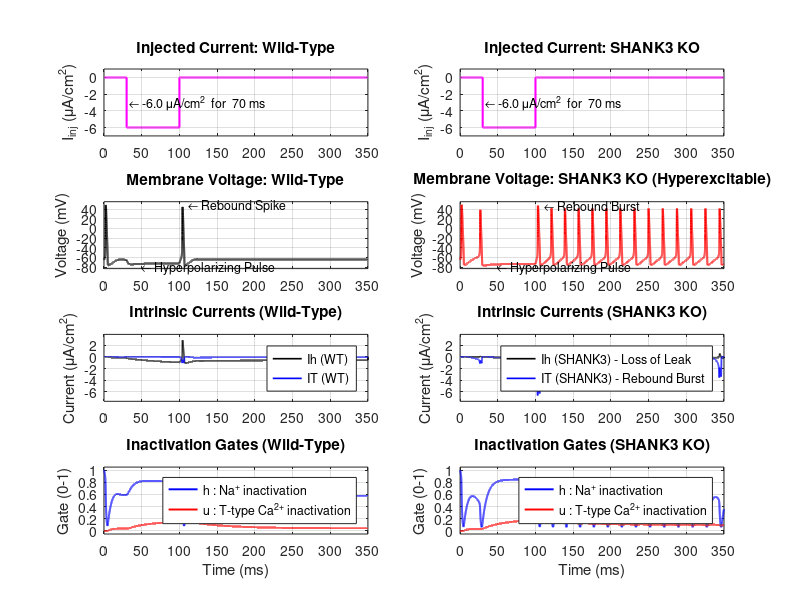

MATLAB code to generate this figure:
% =========================================================================
% Biophysical Simulation of SHANK3 Deficiency in a Cortical Neuron
% Model: Single-compartment Hodgkin-Huxley with intrinsic and synaptic currents
% =========================================================================

clear; clc; close all;

%% 1. Simulation Parameters
dt = 0.01;              % Time step (ms)
T_total = 350;          % Total simulation time (ms)
time = 0:dt:T_total;    % Time vector
N = length(time);       % Number of time steps

%% 2. Biophysical Parameters (WT vs SHANK3)
% Common Reversal Potentials (mV)
E_Na = 50; E_K = -77; E_L = -54.4; E_h = -43; E_Ca = 120;
E_exc = 0; E_inh = -70;

% Membrane Capacitance (uF/cm^2)
% SHANK3 spines are smaller, effectively reducing total local capacitance
Cm_WT = 1.0; 
Cm_SH = 0.8; 

% Leak Conductance (mS/cm^2)
g_L_WT = 0.3; g_L_SH = 0.3;

% -- INTRINSIC CURRENTS --
g_Na_WT = 120;  g_Na_SH = 120; 
g_K_WT = 36;    g_K_SH = 25;    % SHANK3: Reduced K+ for homeostatic excitability
g_h_WT = 0.2;   g_h_SH = 0.04;  % SHANK3: Loss of HCN channel scaffolding
g_T_WT = 0.05;  g_T_SH = 0.25;  % SHANK3: Upregulated T-type Calcium current

% -- SYNAPTIC CURRENTS --
g_AMPA_WT = 0.2;    g_AMPA_SH = 0.08;   % SHANK3: Reduced AMPA density
g_NMDA_WT = 0.1;    g_NMDA_SH = 0.04;   % SHANK3: Reduced NMDA density
tau_NMDA_WT = 50;   tau_NMDA_SH = 80;   % SHANK3: GluN2B shift (slower decay)
tau_AMPA = 2; 

%% 3. Stimulation Protocol
% We apply a hyperpolarizing pulse to observe input resistance and Ih,
% followed by a burst of excitatory synaptic inputs.
I_inj = zeros(1, N);
% Deeper hyperpolarizing pulse: it must be strong enough to de-inactivate
% the Na+ (h) and T-type Ca2+ (u) channels so the Wild-Type neuron fires a
% post-inhibitory REBOUND spike when the pulse is released at 100 ms.
I_inj(time > 30 & time < 100) = -6.0; % Hyperpolarizing pulse

% Excitatory synaptic inputs disabled for now: this protocol studies only
% the response to the hyperpolarizing pulse (post-inhibitory rebound).
spike_times = []; % (was [150, 160, 170] ms)

%% 4. Initialization Arrays
V_WT = -65 * ones(1, N); V_SH = -65 * ones(1, N);

% Gating variables (m, h, n for HH; r for Ih; u for IT)
m_WT=0; h_WT=1; n_WT=0; r_WT=0; u_WT=0;
m_SH=0; h_SH=1; n_SH=0; r_SH=0; u_SH=0;

% Synaptic gating variables
s_AMPA_WT=0; s_NMDA_WT=0;
s_AMPA_SH=0; s_NMDA_SH=0;

% Arrays to store currents for plotting
I_NMDA_WT_arr = zeros(1,N); I_NMDA_SH_arr = zeros(1,N);
I_T_WT_arr = zeros(1,N);    I_T_SH_arr = zeros(1,N);
I_h_WT_arr = zeros(1,N);    I_h_SH_arr = zeros(1,N);

% Arrays to store inactivation gates (drive the post-inhibitory rebound)
hNa_WT_arr = zeros(1,N); hNa_SH_arr = zeros(1,N); % Na+ inactivation gate h
uT_WT_arr  = zeros(1,N); uT_SH_arr  = zeros(1,N); % T-type Ca2+ inactivation gate u

%% 5. Main Euler Integration Loop
for i = 1:N-1
    
    % --- Current Voltage ---
    v_W = V_WT(i) + 1e-6; % Add eps to avoid divide by zero at specific voltages
    v_S = V_SH(i) + 1e-6;
    
    % --- Synaptic Activation ---
    % Add discrete spikes to synaptic variables
    if any(abs(time(i) - spike_times) < dt)
        s_AMPA_WT = s_AMPA_WT + 0.5; s_NMDA_WT = s_NMDA_WT + 0.5;
        s_AMPA_SH = s_AMPA_SH + 0.5; s_NMDA_SH = s_NMDA_SH + 0.5;
    end
    
    % Synaptic Decay
    s_AMPA_WT = s_AMPA_WT - (s_AMPA_WT / tau_AMPA) * dt;
    s_NMDA_WT = s_NMDA_WT - (s_NMDA_WT / tau_NMDA_WT) * dt;
    s_AMPA_SH = s_AMPA_SH - (s_AMPA_SH / tau_AMPA) * dt;
    s_NMDA_SH = s_NMDA_SH - (s_NMDA_SH / tau_NMDA_SH) * dt;

    % Mg2+ Block (Jahr & Stevens 1990) - Extracellular Mg = 1.0 mM
    B_WT = 1 / (1 + (1.0 / 3.57) * exp(-0.062 * v_W));
    B_SH = 1 / (1 + (1.0 / 3.57) * exp(-0.062 * v_S));
    
    % Synaptic Currents
    I_AMPA_WT = g_AMPA_WT * s_AMPA_WT * (v_W - E_exc);
    I_NMDA_WT = g_NMDA_WT * s_NMDA_WT * B_WT * (v_W - E_exc);
    I_AMPA_SH = g_AMPA_SH * s_AMPA_SH * (v_S - E_exc);
    I_NMDA_SH = g_NMDA_SH * s_NMDA_SH * B_SH * (v_S - E_exc);
    
    % --- WT Kinematics (Na, K, h, T) ---
    am = 0.1*(v_W+40)/(1-exp(-(v_W+40)/10)); bm = 4.0*exp(-(v_W+65)/18);
    ah = 0.07*exp(-(v_W+65)/20);             bh = 1.0/(1+exp(-(v_W+35)/10));
    an = 0.01*(v_W+55)/(1-exp(-(v_W+55)/10)); bn = 0.125*exp(-(v_W+65)/80);
    
    r_inf = 1/(1+exp((v_W+80)/8)); tau_r = 100; % Ih kinetics
    u_inf = 1/(1+exp((v_W+80)/5)); tau_u = 50;  % IT slow inactivation
    s_inf_WT = 1/(1+exp(-(v_W+60)/6));          % IT fast activation
    
    m_WT = m_WT + (am*(1-m_WT) - bm*m_WT)*dt;
    h_WT = h_WT + (ah*(1-h_WT) - bh*h_WT)*dt;
    n_WT = n_WT + (an*(1-n_WT) - bn*n_WT)*dt;
    r_WT = r_WT + ((r_inf - r_WT)/tau_r)*dt;
    u_WT = u_WT + ((u_inf - u_WT)/tau_u)*dt;
    
    % WT Currents
    I_Na_W = g_Na_WT * m_WT^3 * h_WT * (v_W - E_Na);
    I_K_W  = g_K_WT * n_WT^4 * (v_W - E_K);
    I_L_W  = g_L_WT * (v_W - E_L);
    I_h_W  = g_h_WT * r_WT * (v_W - E_h);
    I_T_W  = g_T_WT * s_inf_WT^2 * u_WT * (v_W - E_Ca);
    
    % --- SHANK3 Kinematics (Na, K, h, T) ---
    am_S = 0.1*(v_S+40)/(1-exp(-(v_S+40)/10)); bm_S = 4.0*exp(-(v_S+65)/18);
    ah_S = 0.07*exp(-(v_S+65)/20);             bh_S = 1.0/(1+exp(-(v_S+35)/10));
    an_S = 0.01*(v_S+55)/(1-exp(-(v_S+55)/10)); bn_S = 0.125*exp(-(v_S+65)/80);
    
    r_inf_S = 1/(1+exp((v_S+80)/8)); 
    u_inf_S = 1/(1+exp((v_S+80)/5)); 
    s_inf_SH = 1/(1+exp(-(v_S+60)/6));
    
    m_SH = m_SH + (am_S*(1-m_SH) - bm_S*m_SH)*dt;
    h_SH = h_SH + (ah_S*(1-h_SH) - bh_S*h_SH)*dt;
    n_SH = n_SH + (an_S*(1-n_SH) - bn_S*n_SH)*dt;
    r_SH = r_SH + ((r_inf_S - r_SH)/tau_r)*dt;
    u_SH = u_SH + ((u_inf_S - u_SH)/tau_u)*dt;
    
    % SHANK3 Currents
    I_Na_S = g_Na_SH * m_SH^3 * h_SH * (v_S - E_Na);
    I_K_S  = g_K_SH * n_SH^4 * (v_S - E_K);
    I_L_S  = g_L_SH * (v_S - E_L);
    I_h_S  = g_h_SH * r_SH * (v_S - E_h);
    I_T_S  = g_T_SH * s_inf_SH^2 * u_SH * (v_S - E_Ca);
    
    % --- Voltage Update (dV/dt) ---
    V_WT(i+1) = v_W + (dt/Cm_WT) * (I_inj(i) - (I_Na_W + I_K_W + I_L_W + I_h_W + I_T_W + I_AMPA_WT + I_NMDA_WT));
    V_SH(i+1) = v_S + (dt/Cm_SH) * (I_inj(i) - (I_Na_S + I_K_S + I_L_S + I_h_S + I_T_S + I_AMPA_SH + I_NMDA_SH));
    
    % Store for plotting
    I_NMDA_WT_arr(i) = I_NMDA_WT; I_NMDA_SH_arr(i) = I_NMDA_SH;
    I_T_WT_arr(i) = I_T_W;        I_T_SH_arr(i) = I_T_S;
    I_h_WT_arr(i) = I_h_W;        I_h_SH_arr(i) = I_h_S;
    hNa_WT_arr(i) = h_WT;         hNa_SH_arr(i) = h_SH;
    uT_WT_arr(i)  = u_WT;         uT_SH_arr(i)  = u_SH;
end

% Carry the final gate sample forward (loop stores up to N-1) so the traces
% do not dip to zero at the last time point.
hNa_WT_arr(N) = hNa_WT_arr(N-1); hNa_SH_arr(N) = hNa_SH_arr(N-1);
uT_WT_arr(N)  = uT_WT_arr(N-1);  uT_SH_arr(N)  = uT_SH_arr(N-1);

%% 6. Plotting the Results
% Wild-Type and SHANK3 KO are shown on SEPARATE plots (no overlay):
%   Left  column  -> Wild-Type
%   Right column  -> SHANK3 KO
% Each row shares the same y-axis limits so the two genotypes stay
% directly comparable side-by-side. Row 1 shows the injected stimulus
% (the hyperpolarizing current: its duration and magnitude).
figure('Name', 'SHANK3 Biophysical Simulation', 'Position', [100, 100, 1100, 850]);

% ---- Shared y-limits per row (computed so both panels use one scale) ----
% pad_lim() adds a 5% margin (min 1 unit) so paired panels use one y-scale.
pad_lim = @(d) [min(d(:)), max(d(:))] + [-1, 1] * max(0.05*(max(d(:))-min(d(:))), 1);
I_inj_lim  = pad_lim(I_inj);
V_lim      = pad_lim([V_WT, V_SH]);
I_int_lim  = pad_lim([I_h_WT_arr, I_h_SH_arr, I_T_WT_arr, I_T_SH_arr]);
gate_lim   = [-0.05, 1.05]; % inactivation gates are bounded in [0, 1]

% Pulse timing/amplitude for annotating the stimulus panels
pulse_on   = find(I_inj ~= 0, 1, 'first');
pulse_off  = find(I_inj ~= 0, 1, 'last');
pulse_amp  = I_inj(pulse_on);
pulse_dur  = time(pulse_off) - time(pulse_on);
pulse_txt  = sprintf('%.1f \\muA/cm^2  for  %.0f ms', pulse_amp, pulse_dur);

% 6.1 Injected Stimulus -- Wild-Type
subplot(4,2,1);
plot(time, I_inj, 'm', 'LineWidth', 1.5);
title('Injected Current: Wild-Type');
ylabel('I_{inj} (\muA/cm^2)'); ylim(I_inj_lim); grid on;
text(time(pulse_on), pulse_amp/2, [' \leftarrow ' pulse_txt], 'FontSize', 9);

% 6.1b Injected Stimulus -- SHANK3 KO
subplot(4,2,2);
plot(time, I_inj, 'm', 'LineWidth', 1.5);
title('Injected Current: SHANK3 KO');
ylabel('I_{inj} (\muA/cm^2)'); ylim(I_inj_lim); grid on;
text(time(pulse_on), pulse_amp/2, [' \leftarrow ' pulse_txt], 'FontSize', 9);

% 6.2 Membrane Voltage -- Wild-Type
subplot(4,2,3);
plot(time, V_WT, 'k', 'LineWidth', 1.5);
title('Membrane Voltage: Wild-Type');
ylabel('Voltage (mV)'); ylim(V_lim); grid on;
text(50, V_lim(1)+3, '\leftarrow Hyperpolarizing Pulse', 'FontSize', 9);
text(112, V_lim(2)-8, '\leftarrow Rebound Spike', 'FontSize', 9);

% 6.2b Membrane Voltage -- SHANK3 KO
subplot(4,2,4);
plot(time, V_SH, 'r', 'LineWidth', 1.5);
title('Membrane Voltage: SHANK3 KO (Hyperexcitable)');
ylabel('Voltage (mV)'); ylim(V_lim); grid on;
text(50, V_lim(1)+3, '\leftarrow Hyperpolarizing Pulse', 'FontSize', 9);
text(112, V_lim(2)-8, '\leftarrow Rebound Burst', 'FontSize', 9);

% 6.3 Intrinsic Currents (Ih and IT) -- Wild-Type
subplot(4,2,5);
plot(time, I_h_WT_arr, 'k', 'LineWidth', 1.2); hold on;
plot(time, I_T_WT_arr, 'b', 'LineWidth', 1.2);
title('Intrinsic Currents (Wild-Type)');
ylabel('Current (\muA/cm^2)'); ylim(I_int_lim); grid on;
legend('Ih (WT)', 'IT (WT)');

% 6.3b Intrinsic Currents (Ih and IT) -- SHANK3 KO
subplot(4,2,6);
plot(time, I_h_SH_arr, 'k', 'LineWidth', 1.2); hold on;
plot(time, I_T_SH_arr, 'b', 'LineWidth', 1.2);
title('Intrinsic Currents (SHANK3 KO)');
ylabel('Current (\muA/cm^2)'); ylim(I_int_lim); grid on;
legend('Ih (SHANK3) - Loss of Leak', 'IT (SHANK3) - Rebound Burst');

% 6.4 Inactivation Gates (de-inactivation drives the rebound) -- Wild-Type
subplot(4,2,7);
plot(time, hNa_WT_arr, 'b', 'LineWidth', 1.4); hold on;
plot(time, uT_WT_arr, 'r', 'LineWidth', 1.4);
title('Inactivation Gates (Wild-Type)');
xlabel('Time (ms)'); ylabel('Gate (0-1)');
ylim(gate_lim); grid on;
legend('h : Na^+ inactivation', 'u : T-type Ca^{2+} inactivation', 'Location', 'east');

% 6.4b Inactivation Gates (de-inactivation drives the rebound) -- SHANK3 KO
subplot(4,2,8);
plot(time, hNa_SH_arr, 'b', 'LineWidth', 1.4); hold on;
plot(time, uT_SH_arr, 'r', 'LineWidth', 1.4);
title('Inactivation Gates (SHANK3 KO)');
xlabel('Time (ms)'); ylabel('Gate (0-1)');
ylim(gate_lim); grid on;
legend('h : Na^+ inactivation', 'u : T-type Ca^{2+} inactivation', 'Location', 'east');

disp('Simulation Complete. Observing plots...');
